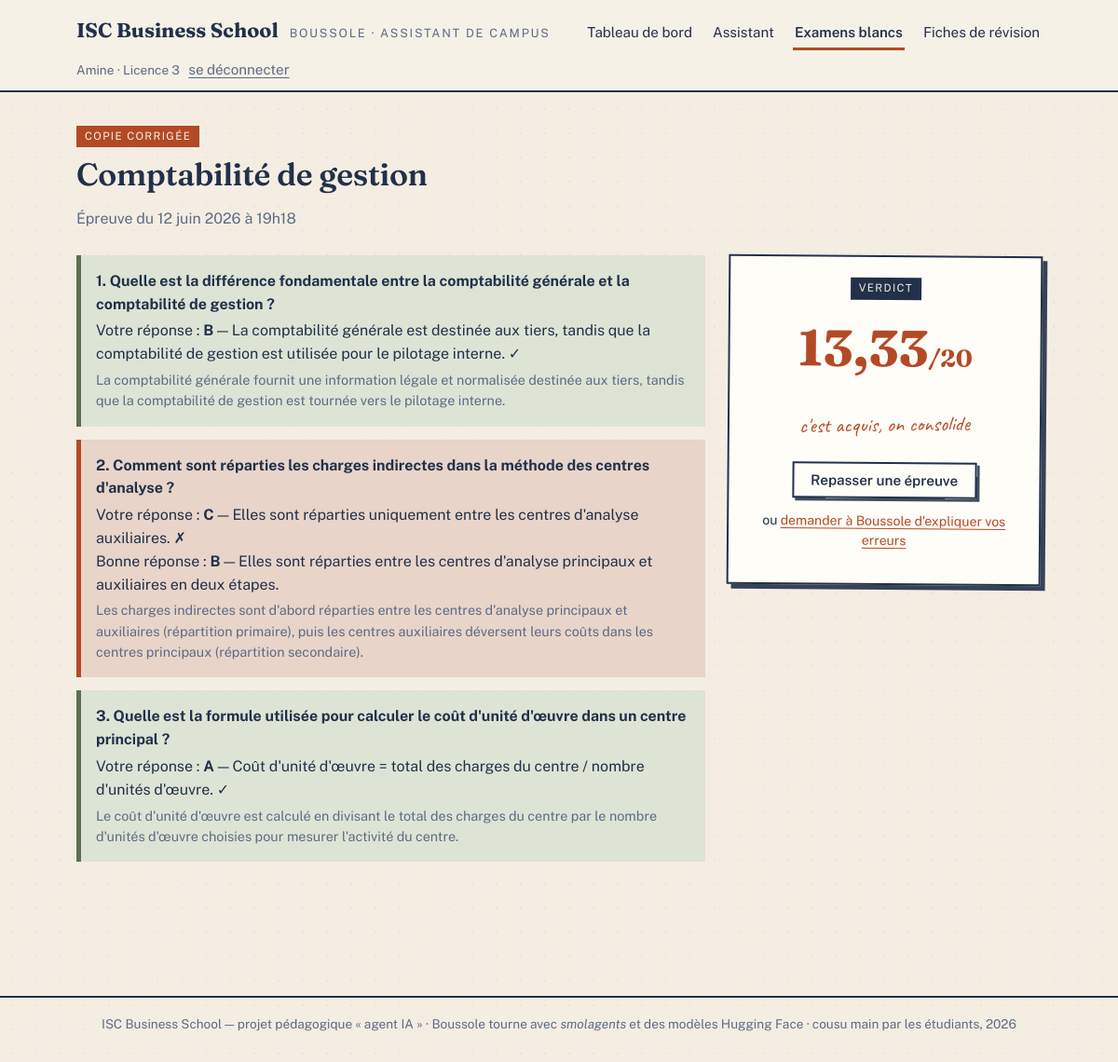
The app's page /examens-blancs/1/resultat/ (signed in) with its own data.
### accounts/models.py (models this page shows, shortened)
class User(AbstractUser):
    class Role(models.TextChoices):
        ETUDIANT = 'ETUDIANT', 'Étudiant'
        ADMINISTRATION = 'ADMINISTRATION', 'Administration'
    class Niveau(models.TextChoices):
        L1 = 'L1', 'Licence 1'
        L2 = 'L2', 'Licence 2'
        L3 = 'L3', 'Licence 3'
        M1 = 'M1', 'Master 1'
        M2 = 'M2', 'Master 2'
    role = models.CharField(
        'rôle', max_length=20, choices=Role.choices, default=Role.ETUDIANT,
    )
    niveau = models.CharField(
        "niveau d'études", max_length=2, choices=Niveau.choices,
        blank=True, help_text='Uniquement pour les étudiants.',
    )
    @property
    def est_administration(self):
        return self.role == self.Role.ADMINISTRATION
    @property
    def prenom_affiche(self):
        return self.first_name or self.username

### assistant/models.py (models this page shows, shortened)
class SimulationExamen(models.Model):
    etudiant = models.ForeignKey(
        settings.AUTH_USER_MODEL, verbose_name='étudiant',
        on_delete=models.CASCADE, related_name='simulations',
    )
    cours = models.ForeignKey(
        Cours, verbose_name='cours', on_delete=models.CASCADE,
        related_name='simulations',
    )
    questions = models.JSONField('questions')
    reponses = models.JSONField('réponses', null=True, blank=True)
    note_sur_20 = models.DecimalField(
        'note sur 20', max_digits=4, decimal_places=2, null=True, blank=True,
    )
    commencee_le = models.DateTimeField('commencée le', auto_now_add=True)
    terminee_le = models.DateTimeField('terminée le', null=True, blank=True)
    class Meta:
        verbose_name = "simulation d'examen"
        verbose_name_plural = "simulations d'examen"
        ordering = ['-commencee_le']
    @property
    def est_terminee(self):
        return self.terminee_le is not None

### academics/models.py (models this page shows, shortened)
class Cours(models.Model):
    class Semestre(models.TextChoices):
        S1 = 'S1', 'Semestre 1'
        S2 = 'S2', 'Semestre 2'
    code = models.CharField('code', max_length=12, unique=True)
    intitule = models.CharField('intitulé', max_length=150)
    niveau = models.CharField('niveau', max_length=2, choices=User.Niveau.choices)
    semestre = models.CharField(
        'semestre', max_length=2, choices=Semestre.choices, default=Semestre.S1,
    )
    enseignant = models.CharField('enseignant', max_length=100)
    credits = models.PositiveSmallIntegerField('crédits ECTS', default=4)
    description = models.TextField('description', blank=True)
    class Meta:
        verbose_name = 'cours'
        verbose_name_plural = 'cours'
        ordering = ['niveau', 'code']

### assistant/views.py (the view)
@login_required
def resultat_simulation(request, simulation_id):
    simulation = get_object_or_404(
        SimulationExamen, pk=simulation_id, etudiant=request.user,
    )
    if not simulation.est_terminee:
        return redirect('assistant:passer_simulation', simulation.pk)
    lettres = 'ABCD'
    detail = []
    for i, q in enumerate(simulation.questions):
        choisie = (simulation.reponses or {}).get(str(i))
        detail.append({
            'question': q['question'],
            'bonne_lettre': lettres[q['bonne_reponse']],
            'bonne_texte': q['options'][q['bonne_reponse']],
            'choisie_lettre': lettres[choisie] if choisie is not None else '—',
            'choisie_texte': q['options'][choisie] if choisie is not None else 'aucune réponse',
            'correcte': choisie == q['bonne_reponse'],
            'explication': q.get('explication', ''),
        })
    return render(request, 'assistant/examen_resultat.html', {
        'simulation': simulation,
        'detail': detail,
    })

### templates/assistant/examen_resultat.html (shortened to what this page needs)
{% extends 'base.html' %}
{% block contenu %}
<div class="bonjour">
  <span class="etiquette rouille">copie corrigée</span>
  <h1>{{ simulation.cours.intitule }}</h1>
  <p style="color:var(--encre-pale);">Épreuve du {{ simulation.commencee_le|date:"j F Y à H\hi" }}</p>
</div>
<div class="colonnes colonnes-tiers">
  <div>
    {% for q in detail %}
      <div class="{% if q.correcte %}correction-ok{% else %}correction-ko{% endif %}">
        <p><b>{{ forloop.counter }}. {{ q.question }}</b></p>
        <p>Votre réponse : <b>{{ q.choisie_lettre }}</b> — {{ q.choisie_texte }}
          {% if q.correcte %} ✓{% else %} ✗<br>Bonne réponse : <b>{{ q.bonne_lettre }}</b> — {{ q.bonne_texte }}{% endif %}
        </p>
        {% if q.explication %}<p style="font-size:.9rem;color:var(--encre-pale);">{{ q.explication }}</p>{% endif %}
      </div>
    {% endfor %}
  </div>
  <div>
    <div class="carte penchee-d" style="text-align:center;">
      <span class="etiquette">verdict</span>
      <div class="note-finale">{{ simulation.note_sur_20 }}<span style="font-size:1.6rem;">/20</span></div>
      <p class="manuscrit" style="font-size:1.4rem;">
        {% if simulation.note_sur_20 >= 16 %}excellente copie !{% elif simulation.note_sur_20 >= 10 %}c'est acquis, on consolide{% else %}on reprend le cours ensemble ?{% endif %}
      </p>
      <a class="bouton creux" href="{% url 'assistant:examens_blancs' %}">Repasser une épreuve</a>
      <p style="margin-top:14px;font-size:.88rem;">
        ou <a href="{% url 'assistant:chat' %}">demander à Boussole d'expliquer vos erreurs</a>
      </p>
    </div>
  </div>
</div>
{% endblock %}

### templates/base.html (shortened to what this page needs)
{% load static %}
<!DOCTYPE html>
<html lang="fr">
<head>
  <link rel="stylesheet" href="{% static 'css/isc.css' %}">
</head>
<body>
<header class="bandeau">
  <div class="bandeau-interieur">
    <a class="marque" href="{% url 'assistant:tableau_de_bord' %}">
      <b>ISC Business School</b>
      <span>Boussole · assistant de campus</span>
    </a>
    {% if user.is_authenticated %}
    {% with vue=request.resolver_match.view_name %}
    <nav class="menu">
      {% if user.est_administration %}
        <a href="{% url 'academics:tableau' %}" class="{% if vue == 'academics:tableau' %}actif{% endif %}">Tableau de bord</a>
        <a href="{% url 'academics:cours_liste' %}" class="{% if 'cours' in vue or 'document' in vue %}actif{% endif %}">Cours &amp; supports</a>
        <a href="{% url 'academics:edt_liste' %}" class="{% if 'edt' in vue or 'creneau' in vue or 'examen' in vue %}actif{% endif %}">Plannings</a>
        <a href="{% url 'assistant:chat' %}" class="{% if 'chat' in vue or 'conversation' in vue %}actif{% endif %}">Assistant</a>
      {% else %}
        <a href="{% url 'assistant:tableau_de_bord' %}" class="{% if vue == 'assistant:tableau_de_bord' %}actif{% endif %}">Tableau de bord</a>
        <a href="{% url 'assistant:chat' %}" class="{% if 'chat' in vue or 'conversation' in vue %}actif{% endif %}">Assistant</a>
        <a href="{% url 'assistant:examens_blancs' %}" class="{% if 'simulation' in vue or 'examens' in vue %}actif{% endif %}">Examens blancs</a>
        <a href="{% url 'assistant:fiches' %}" class="{% if 'fiche' in vue %}actif{% endif %}">Fiches de révision</a>
      {% endif %}
    </nav>
    {% endwith %}
    <div class="profil-coin">
      {{ user.prenom_affiche }}{% if user.niveau %} · {{ user.get_niveau_display }}{% endif %}{% if user.est_administration %} · administration{% endif %}
      <form method="post" action="{% url 'accounts:logout' %}">
        <button type="submit" class="bouton discret">se déconnecter</button>
      </form>
    </div>
    {% endif %}
  </div>
</header>
<main class="page">
  {% block contenu %}{% endblock %}
</main>
<footer class="pied">
  ISC Business School — projet pédagogique « agent IA » · Boussole tourne avec
  <em>smolagents</em> et des modèles Hugging Face · cousu main par les étudiants, 2026
</footer>
</body>
</html>

### static/css/isc.css (style rules this page uses)
:root { --papier: #f6f1e7; --papier-fonce: #ece4d4; --encre: #22304a; --encre-pale: #5d6b85; --rouille: #b34a26; --rouille-pale: #e8d4c9; --sauge: #5d7052; --sauge-pale: #dde4d5; --jaune-fluo: #f5e08a; --trait: 2px solid var(--encre); --ombre-dure: 5px 5px 0 rgba(34, 48, 74, .9); --ombre-petite: 3px 3px 0 rgba(34, 48, 74, .85); }
* { box-sizing: border-box; }
html { scroll-behavior: smooth; }
body { margin: 0; background-color: var(--papier); background-image: radial-gradient(rgba(34, 48, 74, .05) 1px, transparent 1.4px), linear-gradient(rgba(179, 74, 38, .025), rgba(179, 74, 38, .025)); background-size: 26px 26px, 100% 100%; color: var(--encre); font-family: 'Public Sans', 'Segoe UI', sans-serif; font-size: 16px; line-height: 1.55; }
h1, h2, h3, .serif { font-family: 'Fraunces', Georgia, serif; font-weight: 600; letter-spacing: -.01em; line-height: 1.15; }
h1 { font-size: 2.1rem; margin: 0 0 .4rem; }
a { color: var(--rouille); text-underline-offset: 3px; }
.manuscrit { font-family: 'Caveat', cursive; font-size: 1.25rem; color: var(--rouille); transform: rotate(-1.2deg); display: inline-block; }
.page { max-width: 1080px; margin: 0 auto; padding: 0 22px 70px; }
header.bandeau { border-bottom: var(--trait); background: var(--papier); }
.bandeau-interieur { max-width: 1080px; margin: 0 auto; padding: 16px 22px 10px; display: flex; align-items: baseline; justify-content: space-between; flex-wrap: wrap; gap: 8px 18px; }
.marque { display: flex; align-items: baseline; gap: 12px; text-decoration: none; color: var(--encre); }
.marque b { font-family: 'Fraunces', serif; font-size: 1.35rem; font-weight: 700; }
.marque span { font-size: .8rem; color: var(--encre-pale); letter-spacing: .14em; text-transform: uppercase; }
nav.menu { display: flex; gap: 4px 18px; flex-wrap: wrap; }
nav.menu a { text-decoration: none; color: var(--encre); font-size: .95rem; padding: 4px 2px; border-bottom: 3px solid transparent; }
nav.menu a.actif { border-bottom-color: var(--rouille); font-weight: 600; }
.profil-coin { font-size: .85rem; color: var(--encre-pale); }
.profil-coin form { display: inline; }
footer.pied { border-top: var(--trait); margin-top: 60px; padding: 18px 22px 30px; text-align: center; font-size: .85rem; color: var(--encre-pale); }
.carte { background: #fffdf7; border: var(--trait); box-shadow: var(--ombre-dure); padding: 20px 22px; margin-bottom: 24px; }
.carte.penchee-d { transform: rotate(.45deg); }
.etiquette { display: inline-block; font-size: .72rem; letter-spacing: .12em; text-transform: uppercase; background: var(--encre); color: var(--papier); padding: 3px 9px; margin-bottom: 10px; }
.etiquette.rouille { background: var(--rouille); }
.bouton, button.bouton, input[type=submit].bouton { display: inline-block; font: 600 .95rem 'Public Sans', sans-serif; background: var(--encre); color: var(--papier); border: var(--trait); box-shadow: var(--ombre-petite); padding: 9px 18px; cursor: pointer; text-decoration: none; transition: transform .08s ease, box-shadow .08s ease; }
.bouton.creux { background: transparent; color: var(--encre); }
.bouton.discret { background: transparent; color: var(--encre-pale); border: none; box-shadow: none; padding: 4px 6px; font-weight: 400; text-decoration: underline; text-underline-offset: 3px; }
.colonnes { display: grid; gap: 24px; }
@media (min-width: 820px) { .colonnes-tiers { grid-template-columns: 2fr 1fr; } }
.bonjour { margin: 34px 0 26px; }
.note-finale { font-family: 'Fraunces', serif; font-size: 3.4rem; font-weight: 700; color: var(--rouille); }
.correction-ok { border-left: 5px solid var(--sauge); background: var(--sauge-pale); padding: 12px 16px; margin-bottom: 14px; }
.correction-ko { border-left: 5px solid var(--rouille); background: var(--rouille-pale); padding: 12px 16px; margin-bottom: 14px; }
.correction-ok p, .correction-ko p { margin: 4px 0; }

### records on screen
User: prenom_affiche "Amine", niveau "Licence 3"
SimulationExamen: cours.intitule "Comptabilité de gestion", commencee_le "12 juin 2026 à 19h18", note_sur_20 "13,33"

### other values on screen
{{ q.question }} "Quelle est la différence fondamentale entre la comptabilité générale et la comptabilité de gestion ?" "Comment sont réparties les charges indirectes dans la méthode des centres d'analyse ?" "Quelle est la formule utilisée pour calculer le coût d'unité d'œuvre dans un centre principal ?"
{{ q.choisie_lettre }} "B" "C" "A"
{{ q.choisie_texte }} "La comptabilité générale est destinée aux tiers, tandis que la comptabilité de gestion est utilisée pour le pilotage interne." "Elles sont réparties uniquement entre les centres d'analyse auxiliaires." "Coût d'unité d'œuvre = total des charges du centre / nombre d'unités d'œuvre."
{{ q.explication }} "La comptabilité générale fournit une information légale et normalisée destinée aux tiers, tandis que la comptabilité de gestion est tournée vers le pilotage interne." "Le coût d'unité d'œuvre est calculé en divisant le total des charges du centre par le nombre d'unités d'œuvre choisies pour mesurer l'activité du centre."
{{ q.bonne_lettre }} "B"
{{ q.bonne_texte }} "Elles sont réparties entre les centres d'analyse principaux et auxiliaires en deux étapes."
